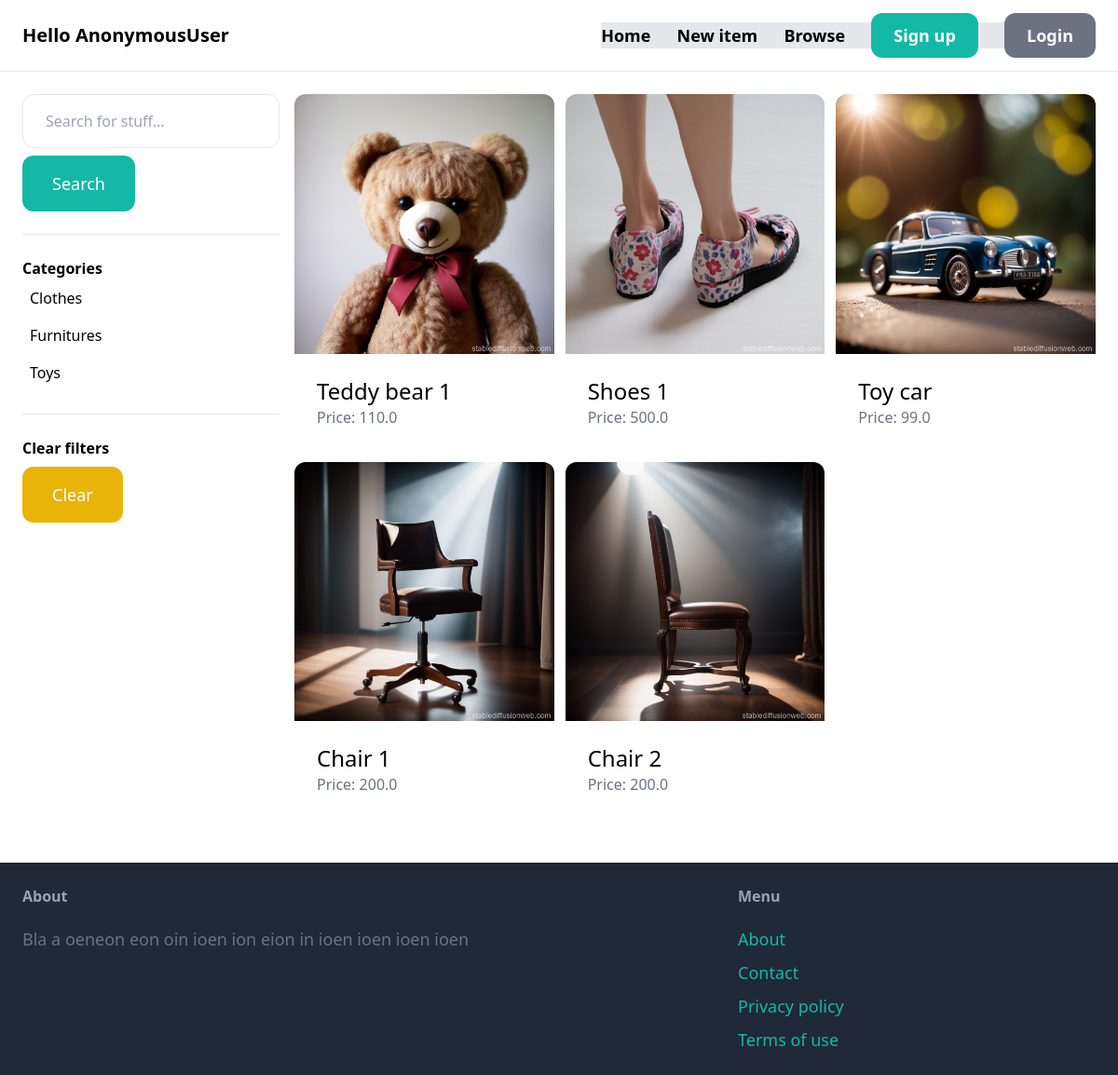
The app's page /items/ with its own data.
### item/models.py (models this page shows, shortened)
class Category(models.Model):
    name = models.CharField(max_length=120)
    class Meta:
        ordering = ("name", )
        verbose_name_plural = "Categories"

class Item(models.Model):
    category    = models.ForeignKey(Category, related_name="items", on_delete=models.CASCADE)
    name        = models.CharField(max_length=120)
    description = models.TextField(blank=True, null=True)
    price       = models.FloatField()
    image       = models.ImageField(upload_to="item_images", blank=True, null=True)
    is_sold     = models.BooleanField(default=False)
    created_by  = models.ForeignKey(User, related_name="items", on_delete=models.CASCADE)
    created_at  = models.DateTimeField(auto_now_add=True)

### item/views.py (the view)
# urls.py: path("", items_view, name="items-view"),
def items_view(request):
    query = request.GET.get("query", "")
    categories = Category.objects.all()
    category_id = request.GET.get("category", 0)
    items = Item.objects.filter(is_sold=False)
    if category_id:
        items = items.filter(category_id=category_id)
    if query:
        items = items.filter(Q(name__icontains=query) | Q(description__icontains=query))
    context = {
        "items": items,
        "query": query,
        "categories": categories,
        "category_id": int(category_id),
        }
    return render(request, "item/item_browse.html", context)

### item/templates/item/item_browse.html (shortened to what this page needs)
{% extends "core/core_base.html" %}
{% block content %}
    <div class="pb-6 grid grid-cols-4 gap-4 bg-gary-100">
        <div class="col-span-1">
            <form method="get" action="{% url "item:items-view" %}">
                <input name="query" class="w-full py-4 px-6 border rounded-xl" type="text" value="{{ query }}" placeholder="Search for stuff...">
                <button class="mt-2 py-4 px-8 text-lg bg-teal-500 text-white rounded-xl">Search</button>
            </form>
            <hr class="my-6">
            <p class="font-semibold">Categories</p>
            <ul>
                {% for category in categories %}
                    <li class="py-2 px-2 rounded-xl{% if category.id == category_id %} bg-gray-300{% endif %}">
                        <a href="{% url 'item:items-view' %}?query={{ query }}&category={{ category.id }}">{{ category.name }}</a>
                    </li>
                {% endfor %}
            </ul>
            <hr class="my-6">
            <p class="font-semibold">Clear filters</p>
            <ul>
                <li>
                    <a href="{% url "item:items-view" %}" class="mt-2 py-4 px-8 inline-block bg-yellow-500 text-lg rounded-xl text-white">Clear</a>
                </li>
            </ul>
        </div>
        <div class="col-span-3">
            <div class="grid grid-cols-3 gap-3">
                {% for item in items %}
                    <div>
                        <a href="{% url 'item:detail-view' item.id %}">
                            <div>
                                <img src="{{ item.image.url }}" class="rounded-t-xl"></img>
                            </div>
                            <div class="p-6 bg-white rounded-b-xl">
                                <h2 class="text-2xl ">{{ item.name }}</h2>
                                <p class="text-gray-500">Price: {{ item.price }}</p>
                            </div>
                        </a>
                    </div>
                {% endfor %}
            </div>
        </div>
    </div>
{% endblock content %}

### records on screen
Category: name "Clothes"
Category: name "Furnitures"
Category: name "Toys"
Item: image (picture), name "Teddy bear 1", price "110.0"
Item: image (picture), name "Shoes 1", price "500.0"
Item: image (picture), name "Toy car", price "99.0"
Item: image (picture), name "Chair 1", price "200.0"
Item: image (picture), name "Chair 2", price "200.0"

### other values on screen
{{ request.user }} "AnonymousUser"
